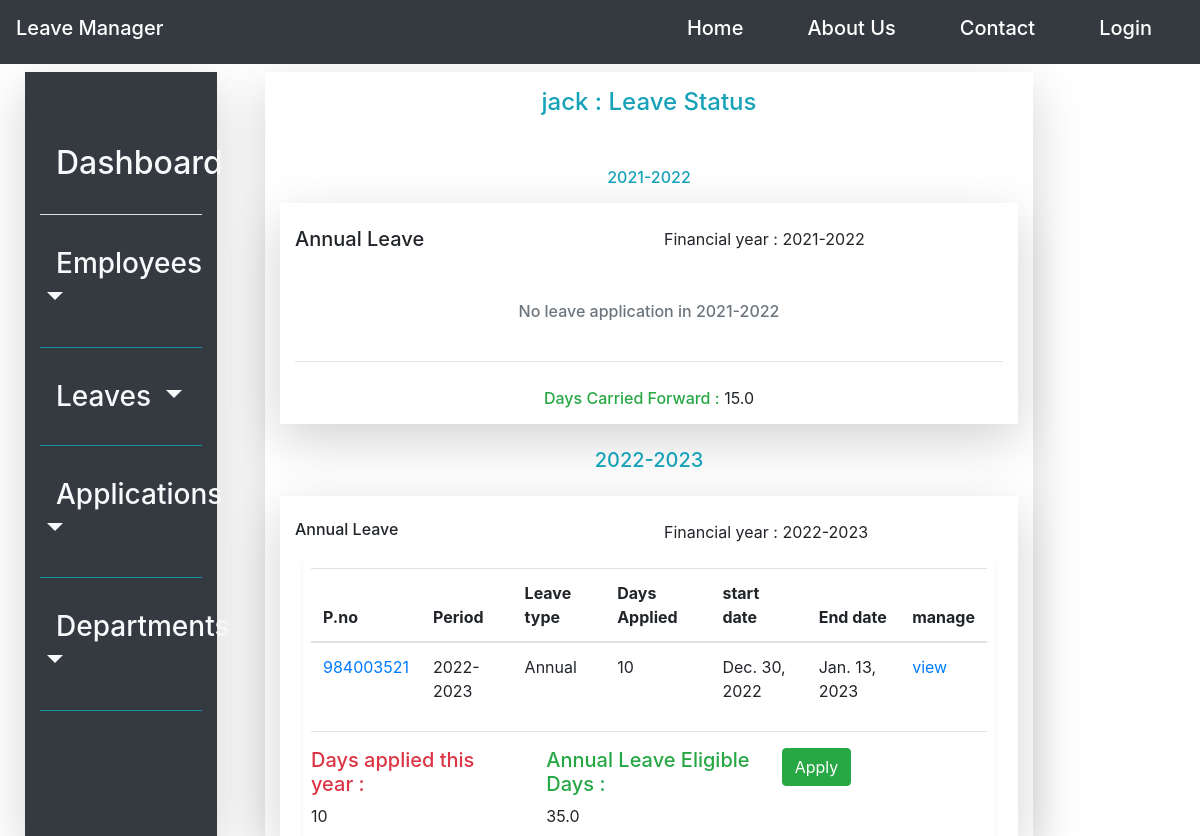
The app's page /leave/status/984003521 with its own data.
### leave_management_app/models.py (models this page shows, shortened)
class Employee(models.Model):
    emp_personal_no = models.CharField(max_length=20, primary_key=True)
    employee_firstname = models.CharField(max_length=20)
    employee_lastname = models.CharField(max_length=20)
    employee_email = models.EmailField()
    employee_department_id = models.ForeignKey(Department, on_delete=models.CASCADE, null=True)
    employee_designation = models.CharField(max_length=20)
    employee_gender = models.CharField(choices=gender, max_length=6)
    employee_category = models.CharField(choices=employee_category_list, max_length=10)
    date_created = models.DateTimeField(default=timezone.now)
    date_employed = models.DateField()
    is_active = models.BooleanField(default=True)

class Leave_application(models.Model):
    Applicant = models.ForeignKey(Employee, null=True, on_delete=models.SET_NULL)
    financial_year = models.CharField(max_length=10)
    leave_type = models.ForeignKey(Leave_type, on_delete=models.CASCADE)
    medical_certificate = models.BooleanField(default=False)
    no_of_days_applied = models.IntegerField(default=30)
    leave_application_date = models.DateTimeField(default=timezone.now)
    leave_starting_date = models.DateField()
    leave_end_date = models.DateField()

class Leave_type(models.Model):
    leave_type_name = models.CharField(choices=leave_category_list, max_length=30)
    leave_duration = models.CharField(default='30/36 days', max_length=30)
    leave_type_description = models.TextField()
    def __str__(self):
        return self.leave_type_name

### leave_management_app/views.py (the view)
# urls.py: path('leave/status/<int:pk>', leaveStatusView, name='leave_status'),
def leaveStatusView(request, pk):
    leave_objects = Leave_type.objects.all()
    employee = Employee.objects.all()
    emp = Employee.objects.get(emp_personal_no=pk)
    year = current_financial_year
    previous_financialyear = previous_financial_year
    if emp.employee_category == "Aip":
        maximum_annual_leave_days = annual_leave_max_days_for_employees_above_ip
    else:
        maximum_annual_leave_days = annual_leave_max_days_for_civilian_and_below_ip_employees
    previous_year_applications = Leave_application.objects.filter(Q(Applicant_id=pk),
                                                                  Q(financial_year=previous_financial_year))
    total_days_applied_previous_year = sum([x.no_of_days_applied for x in previous_year_applications])
    if total_days_applied_previous_year == 0:
        total_days_carried_forward = maximum_annual_leave_days * 0.5
    else:
        total_days_carried_forward = maximum_annual_leave_days - total_days_applied_previous_year
    employee_current_year_applications = Leave_application.objects.filter(Q(Applicant_id=pk),
                                                                          Q(financial_year=current_financial_year))
    total_current_year_applied_days = sum([i.no_of_days_applied for i in employee_current_year_applications])
    annual_leave_eligible_days = sum([(maximum_annual_leave_days - total_current_year_applied_days),
                                      total_days_carried_forward])
    templatename = "leave_management_app/leavestatus.html"
    context = {'employee': employee, 'emp': emp, 'year': year, 'leave_objects': leave_objects,
               'previous_financialyear': previous_financialyear,
               'total_days_applied_previous_year': total_days_applied_previous_year,
               'employee_current_year_applications': employee_current_year_applications,
               'previous_year_applications': previous_year_applications,
               'total_days_carried_forward': total_days_carried_forward,
               'total_current_year_applied_days': total_current_year_applied_days,
               'annual_leave_eligible_days': annual_leave_eligible_days}
    return render(request, templatename, context)

### leave_management_app/templates/leave_management_app/leavestatus.html (shortened to what this page needs)
{%extends 'leave_management_app/base.html'%}
{%load crispy_forms_tags%}
{%block content%}
<div class="row p-4 mb-4"  style="height: 95vh; width: 100%; background-color: white; background-attachment: fixed;">
    {%block navbar%}
        {%include 'navigation/sidenav.html'%}
    {%endblock navbar%}
	<div class="col-lg-8 mt-3 ml-5 shadow-lg content-align-center">
		 <div class="py-3 text-center"><label class="text-info h4">{{emp.employee_firstname}} : Leave Status</label></div>
		<div class="container-fluid">
			<div class="py-2 text-center mt-3"><label class="text-info h6">{{previous_financialyear}}</label></div>
		  <div class="row shadow-lg justify-content-center">
			  <div class="col">
				<div class="row mt-3 pl-0 py-2">
                    <div class="col h5">Annual Leave</div>
                    <div class="col"><label>Financial year :</label> {{previous_financialyear}}</div>
                </div>
				  {%if total_days_applied_previous_year == 0%}
					<div class="py-3 text-center mt-3">
						<label class="text-muted h6">
							No leave application in <span class="h6">{{previous_financialyear}}</span>
						</label>
					</div>
				  	<hr>
					<div class="py-2 text-center">
						<label class="h6 text-success">Days Carried Forward :</label>
						{{total_days_carried_forward}}
					</div>
				  {%endif%}
			  </div>
		  </div>
			<div class="py-2 text-center mt-3"><label class="text-info h5">{{year}}</label></div>
		   <div class="row shadow-lg justify-content-center mt-2">
			  <div class="col">
				  <div class="row py-2 mt-3 pl-0">
                    <div class="col h6">Annual Leave</div>
                    <div class="col"><label>Financial year :</label> {{year}}</div>
                </div>
				  {%if total_current_year_applied_days == 0%}
					<div class="py-3 text-center mt-3">
						<label class="text-muted h6">
							No leave application in <span class="h6">{{year}}</span>
						</label>
					</div>
				  	<hr>
					<div class="py-2 text-center">
						<label class="h6 text-danger">Days applied this year : </label>
						{{total_current_year_applied_days}}
					</div>
					<div class="py-2 text-center">
						<label class="h6 text-success">Leave Eligible Days :</label>
						{{annual_leave_eligible_days}}
					</div>
				  {%else%}
				   <div class="row ml-2 mr-2">
						<div class="col-md-12 p-2 shadow-sm">
							<table class="table">
								<thead>
									<tr>
									  <th scope="col">P.no</th>
									  <th scope="col">Period</th>
									  <th scope="col">Leave type</th>
									  <th scope="col">Days Applied</th>
									  <th scope="col">start date</th>
									  <th scope="col">End date</th>
									  <th scope="col">manage</th>
									</tr>
							  </thead>
							  <tbody>
							   {%for application in employee_current_year_applications%}
									<tr>
									  <td><a href="#">{{application.Applicant_id}}</a></td>
										<td>{{application.financial_year}}</td>
										<td>{{application.leave_type}}</td>
										<td>{{application.no_of_days_applied}}</td>
									  <td>{{application.leave_starting_date}}</td>
									  <td>{{application.leave_end_date}}</td>
									   <td><a class="" href="{%url 'leave_application_detail' application.id%}">view</a></td>
									</tr>
							   {% endfor %}
							  </tbody>
							</table>
							{%endif%}
							<hr>
							<div class="row">
									<div class="col-md-4">
										<label class="h5 text-danger">Days applied this year :</label>
										{{total_current_year_applied_days}}
									</div>
									<div class="col-md-4">
										<label class="h5 text-success">Annual Leave Eligible Days : </label>
										{{annual_leave_eligible_days}}
									</div>
									{%if annual_leave_eligible_days > 0%}
									<div class="col-md-4">
										<a class="btn btn-success" href="{%url 'create_application' emp.emp_personal_no%}">Apply </a>
									</div>
									{%else%}
									<div class="col-md-4">
										<label class="text-warning">Exhausted your leave days</label>
									</div>
									{%endif%}
							</div>
						</div>
				   </div>
			  </div>
		  </div>
        </div>
    </div>
</div>
{%endblock content%}

### records on screen
Employee: employee_firstname "jack"
Leave_application: Applicant_id "984003521", financial_year "2022-2023", leave_type "Annual", no_of_days_applied "10", leave_starting_date "Dec. 30, 2022", leave_end_date "Jan. 13, 2023"

### other values on screen
{{ previous_financialyear }} "2021-2022"
{{ total_days_carried_forward }} "15.0"
{{ year }} "2022-2023"
{{ total_current_year_applied_days }} "10"
{{ annual_leave_eligible_days }} "35.0"
